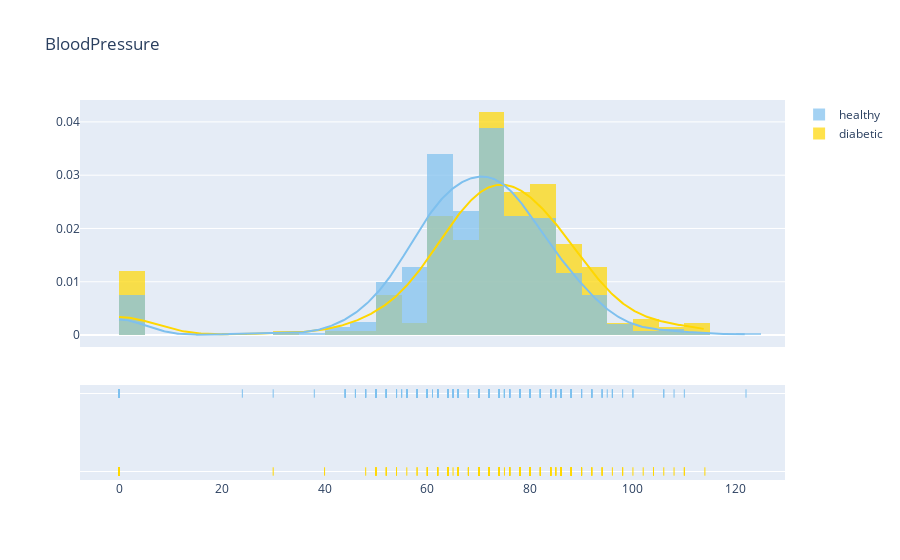

Notebook code for this chart:
### Markdown cell above
* ** BloodPressure** : Diastolic blood pressure (mm Hg)

### Code cell
plot_distribution('BloodPressure', 5)

### Figure 1 — Plotly figure (JSON) as saved in the notebook; plotly's stock layout.template omitted (floating-point values rounded to 4 significant figures; data arrays with more than 128 entries replaced by an {"elided": "..."} marker saying what was removed)
{"data": [{"histnorm": "probability density", "legendgroup": "diabetic", "marker": {"color": "#FFD700"}, "name": "diabetic", "opacity": 0.7, "type": "histogram", "x": {"elided": "268 int values"}, "xaxis": "x", "xbins": {"end": 114, "size": 5, "start": 0}, "yaxis": "y"}, {"histnorm": "probability density", "legendgroup": "healthy", "marker": {"color": "#7EC0EE"}, "name": "healthy", "opacity": 0.7, "type": "histogram", "x": {"elided": "500 int values"}, "xaxis": "x", "xbins": {"end": 122, "size": 5, "start": 0}, "yaxis": "y"}, {"legendgroup": "diabetic", "marker": {"color": "#FFD700"}, "mode": "lines", "name": "diabetic", "showlegend": false, "type": "scatter", "x": {"elided": "500 float values"}, "xaxis": "x", "y": {"elided": "500 float values"}, "yaxis": "y"}, {"legendgroup": "healthy", "marker": {"color": "#7EC0EE"}, "mode": "lines", "name": "healthy", "showlegend": false, "type": "scatter", "x": {"elided": "500 float values"}, "xaxis": "x", "y": {"elided": "500 float values"}, "yaxis": "y"}, {"legendgroup": "diabetic", "marker": {"color": "#FFD700", "symbol": "line-ns-open"}, "mode": "markers", "name": "diabetic", "showlegend": false, "type": "scatter", "x": {"elided": "268 int values"}, "xaxis": "x", "y": {"elided": "268 str values"}, "yaxis": "y2"}, {"legendgroup": "healthy", "marker": {"color": "#7EC0EE", "symbol": "line-ns-open"}, "mode": "markers", "name": "healthy", "showlegend": false, "type": "scatter", "x": {"elided": "500 int values"}, "xaxis": "x", "y": {"elided": "500 str values"}, "yaxis": "y2"}], "layout": {"autosize": true, "barmode": "overlay", "hovermode": "closest", "legend": {"traceorder": "reversed"}, "title": {"text": "BloodPressure"}, "xaxis": {"anchor": "y2", "autorange": true, "domain": [0, 1], "range": [-7.413, 129.4], "type": "linear", "zeroline": false}, "yaxis": {"anchor": "free", "autorange": true, "domain": [0.35, 1], "position": 0, "range": [-0.00224, 0.04411], "type": "linear"}, "yaxis2": {"anchor": "x", "autorange": true, "domain": [0, 0.25], "dtick": 1, "range": [-0.1818, 1.182], "showticklabels": false, "type": "category"}}}
